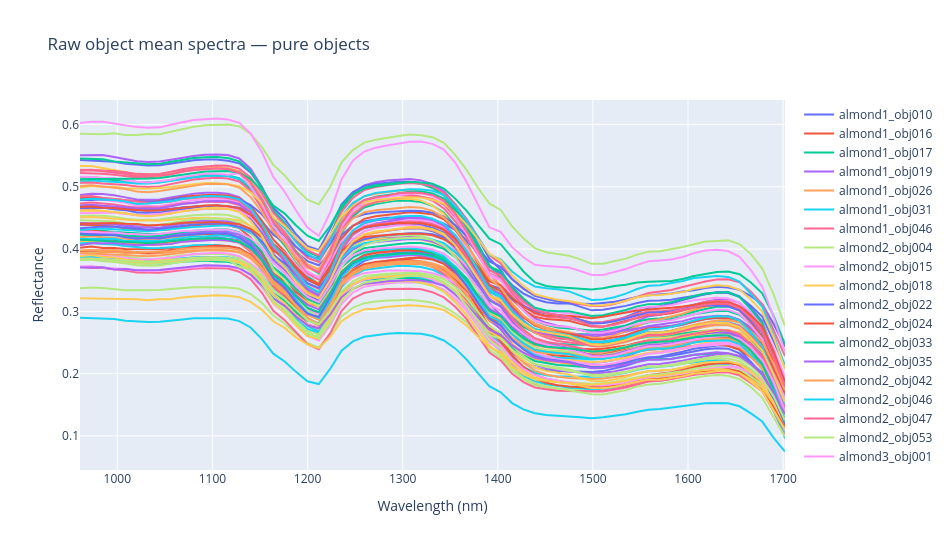
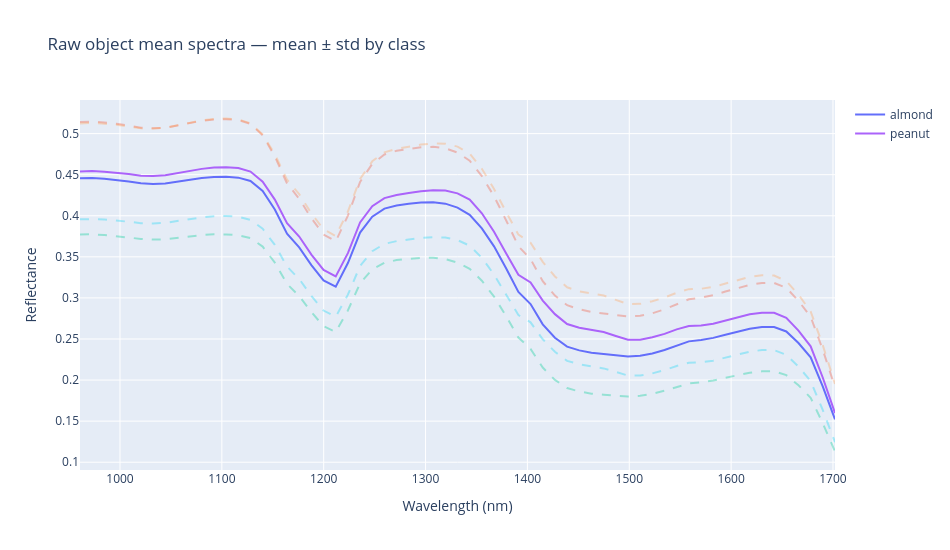

Notebook code cell kept with these figures, in order:
### Markdown cell above
## 3. Raw spectra before preprocessing

Before applying preprocessing, we check raw mean spectra from pure almond and pure peanut objects.

### Code cell
X_object_mean = matrix_examples[("object_mean", None)]["X"]
y_object_mean = matrix_examples[("object_mean", None)]["y"]
meta_object_mean = matrix_examples[("object_mean", None)]["meta_df"]

# Optional sampling for readability
if X_object_mean.shape[0] > MAX_SPECTRA_TO_PLOT:
    sampled_indices = []
    temp_df = meta_object_mean.copy()
    temp_df["_row_index"] = np.arange(len(temp_df))

    for label, sub in temp_df.groupby("label", dropna=False):
        sampled = sub.sample(
            n=min(MAX_SPECTRA_TO_PLOT // 2, len(sub)),
            random_state=RANDOM_STATE,
        )
        sampled_indices.extend(sampled["_row_index"].tolist())

    sampled_indices = sorted(sampled_indices)
else:
    sampled_indices = np.arange(X_object_mean.shape[0])

plot_spectra(
    X_object_mean[sampled_indices],
    wavelengths=wavelengths,
    labels=y_object_mean[sampled_indices],
    names=meta_object_mean.iloc[sampled_indices]["object_id"].to_numpy()
        if "object_id" in meta_object_mean.columns
        else None,
    reducer="none",
    title="Raw object mean spectra — pure objects",
    y_title="Reflectance",
    show=True,
)

plot_spectra(
    X_object_mean,
    wavelengths=wavelengths,
    labels=y_object_mean,
    reducer="mean_std",
    title="Raw object mean spectra — mean ± std by class",
    y_title="Reflectance",
    show=True,
)
